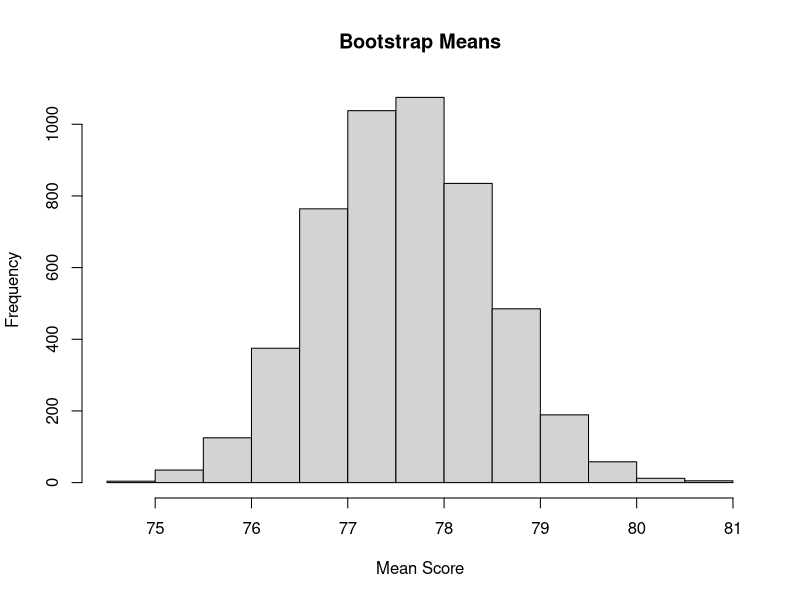

This figure's R source:
# Bootstrap confidence interval

set.seed(202)

scores <- c(76, 78, 75, 82, 80, 77, 74, 79)

boot_means <- replicate(5000, {
  sample_scores <- sample(
    scores,
    size = length(scores),
    replace = TRUE
  )
  
  mean(sample_scores)
})

# 95% confidence interval
quantile(boot_means, c(0.025, 0.975))

# Histogram
hist(
  boot_means,
  main = "Bootstrap Means",
  xlab = "Mean Score"
)
